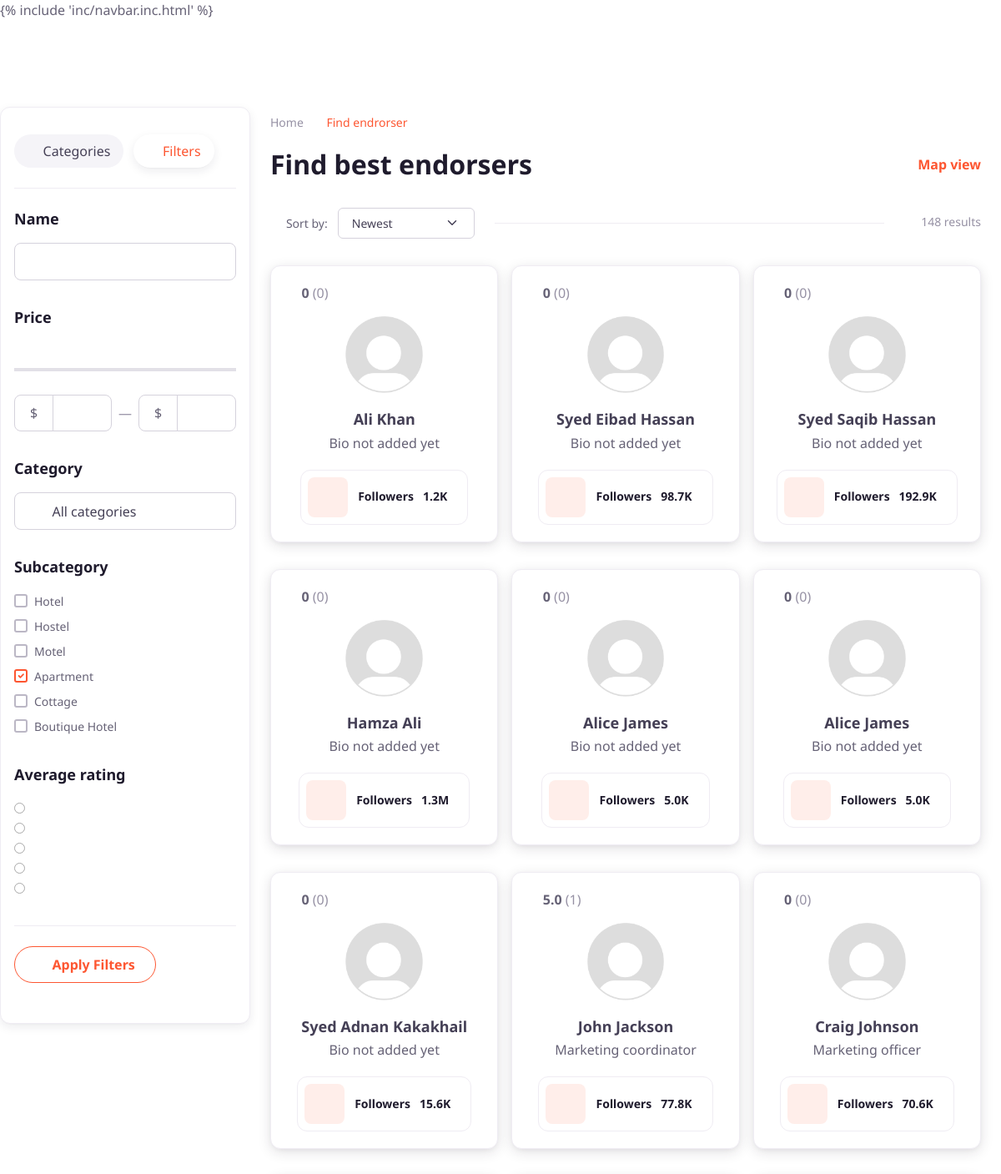
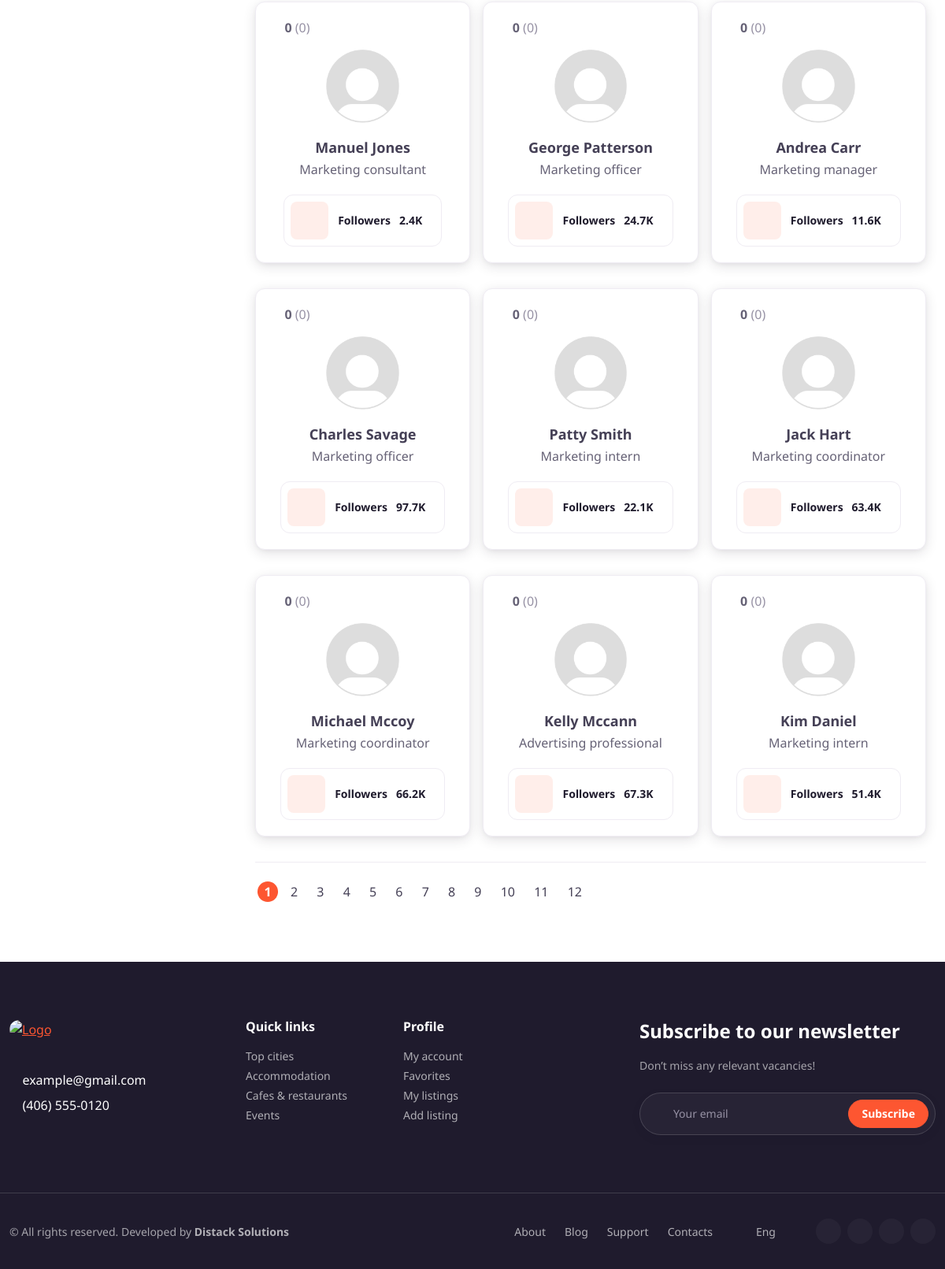
/org/ (signed in), run on the app's committed database (2 pictures, top to bottom).
### endorsers/models.py (models this page shows, shortened)
class Endorser(CreatedCommon):
    tagline     = models.CharField(max_length=255)
    description = models.TextField(null=True, blank=True)
    bio         = models.CharField(max_length=200, null=True, blank=True)
    followers   = models.IntegerField(default=0)
    interests   = models.TextField(null = True, blank = True)
    location    = models.OneToOneField(Location, on_delete=models.SET_NULL, null=True, blank=True)
    social_media = models.OneToOneField(SocialMedia, on_delete=models.SET_NULL, null=True, blank=True)
    price = models.IntegerField(null=True, blank=True)
    rating = models.IntegerField(null=True, blank=True)
    def getFollowers(self):
        if self.followers < 1000:
            return str(self.followers)
        elif self.followers < 1000000:
            return '{:.1f}K'.format(self.followers / 1000)
        else:
            return '{:.1f}M'.format(self.followers / 1000000)

### authentication/models.py (models this page shows, shortened)
class User(AbstractUser):
    username = None
    USERNAME_FIELD = "email"
    REQUIRED_FIELDS = []
    phone           = PhoneNumberField(null=True, blank=True)
    bio             = models.TextField(null=True, blank=True)
    email           = models.EmailField(unique=True)
    profile_pic     = models.ImageField(upload_to="profile_pics", default="profile_pics/default.png")
    is_staff_member = models.OneToOneField("organizations.Staff", on_delete=models.SET_NULL, null=True, blank=True, related_name="staff_member_object")
    is_organization = models.OneToOneField("organizations.Organization", on_delete=models.SET_NULL, null=True, blank=True, related_name="organization_object")
    is_endorser     = models.OneToOneField("endorsers.Endorser", on_delete=models.SET_NULL, null=True, blank=True, related_name="endorser_object")
    mode            = models.CharField(max_length=15, choices=[("endorser", "Endorser"), ("organization", "Organization")], default="organization")
    refer_id        = models.CharField(null=True, blank=True, max_length=8)
    def getFullName(self):
        return f"{self.first_name} {self.last_name}"
    def getReviews(self, type):
        all_reviews = Review.objects.filter(created_for=self, type=type)
        count = all_reviews.count()
        average = 0
        if count > 0:
            total_aggr = all_reviews.aggregate(Avg("star"))
            average = round(total_aggr["star__avg"], 1)
        return {"list": all_reviews, "count": count, "average": average}
    def getEndorserReviews(self):
        return self.getReviews("endorser")

### organizations/views.py (the view, shortened to what this page needs)
# urls.py: path('', home_view, name="home"),
@login_required
def home_view(request):
    all_endorsers = Endorser.objects.all()
    paginator = Paginator(all_endorsers, 18)
    page = 1
    page_1 = request.GET.get("page")
    page_numbers = paginator.page_range
    if page_1 and page_1.isdigit():
        all_endorsers = paginator.get_page(page_1)
        page = int(page_1)
    else:
        all_endorsers = paginator.get_page(1)
    context = {
        "all_endorsers": all_endorsers,
        "page_numbers": page_numbers,
        "page": page,
    }
    return render(request, "org_home.html", context)

### organizations/templates/org_home.html (shortened to what this page needs)
{% extends 'inc/base.html' %}
{% block content %}
<div class="container mt-5 pt-5 p-0">
  <div class="row g-0 mt-n3">
    <aside style="height: fit-content;" class="col-lg-4 mt-4 col-xl-3 border-top-lg border-end-lg card shadow-sm px-2 px-xl-3 px-xxl-4 pt-lg-2">
      <div class="offcanvas-lg offcanvas-start" id="filters-sidebar">
        <div class="offcanvas-header d-block border-bottom py-lg-4 py-3 px-lg-0">
          <ul class="nav nav-pills" role="tablist">
            <li class="nav-item"><a class="nav-link d-flex align-items-center" href="#categories" data-bs-toggle="tab" role="tab"><i class="fi-list me-2"></i>Categories</a></li>
            <li class="nav-item"><a class="nav-link d-flex align-items-center active" href="#filters" data-bs-toggle="tab" role="tab"><i class="fi-filter-alt-horizontal me-2"></i>Filters</a></li>
          </ul>
        </div>
        <div class="offcanvas-body py-lg-4">
          <div class="tab-content">
              <div class="tab-pane fade show active" id="filters" role="tabpanel">
                <form action="{% url 'org:home' %}" method="POST">
                  <div class="pb-4 mb-2">
                    <h3 class="h6">Name</h3>
                    <input
                      class="form-control"
                      type="text"
                      name="name"
                    />
                  </div>
                  <div class="pb-4 mb-2">
                    <h3 class="h6">Price</h3>
                    <div class="range-slider" data-start-min="300" data-start-max="700" data-min="50" data-max="3000" data-step="5">
                      <div class="range-slider-ui"></div>
                      <div class="d-flex align-items-center">
                        <div class="w-50 pe-2">
                          <div class="input-group"><span class="input-group-text fs-base">$</span>
                            <input class="form-control range-slider-value-min" type="number" name="lower_price">
                          </div>
                        </div>
                        <div class="text-muted">&mdash;</div>
                        <div class="w-50 ps-2">
                          <div class="input-group"><span class="input-group-text fs-base">$</span>
                            <input class="form-control range-slider-value-max" type="number" name="upper_price">
                          </div>
                        </div>
                      </div>
                    </div>
                  </div>
                  <div class="pb-4 mb-2">
                    <h3 class="h6">Category</h3>
                    <div class="dropdown mb-sm-0 mb-3" data-bs-toggle="select">
                      <button class="btn btn-outline-secondary d-flex align-items-center w-100 px-4 fw-normal text-start dropdown-toggle" type="button" data-bs-toggle="dropdown"><i class="fi-list me-2 text-muted"></i><span class="dropdown-toggle-label d-block w-100">All categories</span></button>
                    </div>
                  </div>
                  <div class="pb-4 mb-2">
                    <h3 class="h6">Subcategory</h3>
                    <div class="overflow-auto" data-simplebar data-simplebar-auto-hide="false" style="height: 11rem;">
                      <div class="form-check">
                        <input class="form-check-input" type="checkbox" id="hotel">
                        <label class="form-check-label fs-sm" for="hotel">Hotel</label>
                      </div>
                      <div class="form-check">
                        <input class="form-check-input" type="checkbox" id="hostel">
                        <label class="form-check-label fs-sm" for="hostel">Hostel</label>
                      </div>
                      <div class="form-check">
                        <input class="form-check-input" type="checkbox" id="motel">
                        <label class="form-check-label fs-sm" for="motel">Motel</label>
                      </div>
                      <div class="form-check">
                        <input class="form-check-input" type="checkbox" id="apartment" checked>
                        <label class="form-check-label fs-sm" for="apartment">Apartment</label>
                      </div>
                      <div class="form-check">
                        <input class="form-check-input" type="checkbox" id="cottage">
                        <label class="form-check-label fs-sm" for="cottage">Cottage</label>
                      </div>
                      <div class="form-check">
                        <input class="form-check-input" type="checkbox" id="boutique-hotel">
                        <label class="form-check-label fs-sm" for="boutique-hotel">Boutique Hotel</label>
                      </div>
                    </div>
                  </div>
                  <div class="pb-4 mb-2">
                    <h3 class="h6">Average rating</h3>
                    <div class="form-radio">
                      <input class="form-radio-input" type="radio" id="5-star" name="rating" value="5">
                      <label class="form-radio-label fs-sm align-middle mt-n2" for="5-star">
                      <span class="star-rating"><i class="star-rating-icon fi-star-filled active"></i><i class="star-rating-icon fi-star-filled active"></i><i class="star-rating-icon fi-star-filled active"></i><i class="star-rating-icon fi-star-filled active"></i><i class="star-rating-icon fi-star-filled active"></i></span>
                      </label>
                    </div>
                    <div class="form-radio">
                      <input class="form-radio-input" type="radio" id="4-star" name="rating" value="4">
                      <label class="form-radio-label fs-sm align-middle mt-n2" for="4-star"><span class="star-rating"><i class="star-rating-icon fi-star-filled active"></i><i class="star-rating-icon fi-star-filled active"></i><i class="star-rating-icon fi-star-filled active"></i><i class="star-rating-icon fi-star-filled active"></i><i class="star-rating-icon fi-star"></i></span>
                      </label>
                    </div>
                    <div class="form-radio">
                      <input class="form-radio-input" type="radio" id="3-star" name="rating" value="3">
                      <label class="form-radio-label fs-sm align-middle mt-n2" for="3-star"><span class="star-rating"><i class="star-rating-icon fi-star-filled active"></i><i class="star-rating-icon fi-star-filled active"></i><i class="star-rating-icon fi-star-filled active"></i><i class="star-rating-icon fi-star"></i><i class="star-rating-icon fi-star"></i></span>
                      </label>
                    </div>
                    <div class="form-radio">
                      <input class="form-radio-input" type="radio" id="2-star" name="rating" value="2">
                      <label class="form-radio-label fs-sm align-middle mt-n2" for="2-star"><span class="star-rating"><i class="star-rating-icon fi-star-filled active"></i><i class="star-rating-icon fi-star-filled active"></i><i class="star-rating-icon fi-star"></i><i class="star-rating-icon fi-star"></i><i class="star-rating-icon fi-star"></i></span>
                      </label>
                    </div>
                    <div class="form-radio">
                      <input class="form-radio-input" type="radio" id="1-star" name="rating" value="1">
                      <label class="form-radio-label fs-sm align-middle mt-n2" for="1-star"><span class="star-rating"><i class="star-rating-icon fi-star-filled active"></i><i class="star-rating-icon fi-star"></i><i class="star-rating-icon fi-star"></i><i class="star-rating-icon fi-star"></i><i class="star-rating-icon fi-star"></i></span>
                      </label>
                    </div>
                  </div>
                  <div class="border-top py-4">
                    <button class="btn btn-outline-primary rounded-pill" type="submit"><i class="fi-filter me-2"></i>Apply Filters</button>
                  </div>
                </form>
              </div>
          </div>
        </div>
      </div>
    </aside>
    <div class="col-lg-8 col-xl-9 position-relative overflow-hidden pb-5 pt-4 px-3 px-xl-4 px-xxl-5">
      <nav class="mb-3 pt-md-2" aria-label="Breadcrumb">
        <ol class="breadcrumb">
          <li class="breadcrumb-item"><a href="city-guide-home-v1.html">Home</a></li>
          <li class="breadcrumb-item active" aria-current="page">Find endrorser</li>
        </ol>
      </nav>
      <div class="d-sm-flex align-items-center justify-content-between pb-3 pb-sm-4">
        <h1 class="h2 mb-sm-0">Find best endorsers</h1><a class="d-inline-block fw-bold text-decoration-none py-1" href="#" data-bs-toggle-class="invisible" data-bs-target="#map"><i class="fi-map me-2"></i>Map view</a>
      </div>
      <div class="d-flex flex-sm-row flex-column align-items-sm-center align-items-stretch my-2">
        <div class="d-flex align-items-center flex-shrink-0">
          <label class="fs-sm me-2 pe-1 text-nowrap" for="sortby"><i class="fi-arrows-sort text-muted mt-n1 me-2"></i>Sort by:</label>
          <select class="form-select form-select-sm" id="sortby">
            <option>Newest</option>
          </select>
        </div>
        <hr class="d-none d-sm-block w-100 mx-4">
        <div class="d-none d-sm-flex align-items-center flex-shrink-0 text-muted"><i class="fi-check-circle me-2"></i><span class="fs-sm mt-n1">148 results</span></div>
      </div>
      <div class="row row-cols-xl-3 row-cols-sm-2 row-cols-1 gy-4 gx-3 gx-xxl-4 py-4">
        {% for endorser in all_endorsers %}
          <div class="col pb-sm-2">
              <div class="card text-left shadow">
                <div class="card-body">
                  <div>
                      {% with reviews=endorser.created_by.getEndorserReviews %}
                        <i class="fi-star-filled mt-n1 me-1 fs-base text-warning align-middle"></i><b>{{ reviews.average }}</b><span class="text-muted">&nbsp;({{ reviews.count }})</span>
                      {% endwith %}
                  </div>
                  <button class="btn btn-icon btn-light-primary btn-xs text-primary rounded-circle position-absolute top-0 end-0 m-3 zindex-5" type="button" data-bs-toggle="tooltip" data-bs-placement="left" title="Add to Favorites">
                      <i class="fi-heart"></i>
                  </button>
                  <div class="text-center align-center">
                      <img class="rounded-3 my-3" style="width: 40%;" src="{{endorser.created_by.profile_pic.url}}" alt="Article img">
                      <h3 class="my-1 fs-lg"><a class="nav-link stretched-link" href="{% url 'org:single-endorser' endorser.id %}">{{ endorser.created_by.getFullName }}</a></h3>
                      <p class="card-text">
                        {% if endorser.bio %}
                          {{ endorser.bio }}
                        {% else %}
                          Bio not added yet
                        {% endif %}
                      </p>
                      <div class="d-flex align-items-center justify-content-center">
                          <div class="icon-box border card flex-row align-items-center card-hover py-2 ps-2 pe-4">
                              <div class="icon-box-media border-dark bg-faded-primary text-primary me-2" style="font-size: 18px;">
                                <i class="fi-users"></i>
                              </div>
                              <h3 class="icon-box-title fs-sm ps-1 mb-0">Followers &nbsp; {{ endorser.getFollowers }}</h3>
                          </div>
                      </div>
                  </div>
                </div>
              </div>
          </div>
        {% endfor %}
      </div>
      <nav class="border-top pb-md-4 pt-4" aria-label="Pagination">
        <ul class="pagination mb-1">
          {% for page_number in page_numbers %}
            {% if all_endorsers.number == page_number %}
              <li class="page-item d-none d-sm-block active text-primary">
                <span class="page-link">
                  {{ page_number }}
                </span>
              </li>
            {% else %}
              <li class="page-item d-none d-sm-block"><a class="page-link" href="{% url 'org:home' %}?page={{ page_number }}">{{ page_number }}</a></li>
            {% endif %}
          {% endfor %}
        </ul>
      </nav>
    </div>
  </div>
</div>
{% endblock content %}

### organizations/templates/inc/base.html (style rules this page uses)
input[type="radio"] { -webkit-appearance: none; width: 13px; height: 13px; border: 1px solid darkgray; border-radius: 50%; outline: none; }
input[type="radio"]:before { content: ""; display: block; width: 60%; height: 60%; margin: 20% auto; border-radius: 50%; }

### data on the page
Endorser: created_by.getEndorserReviews.average "0", created_by.getEndorserReviews.count "0", created_by.profile_pic (placeholder picture), created_by.getFullName "Ali Khan", shows "Bio not added yet", getFollowers "1.2K"
Endorser: created_by.getEndorserReviews.average "0", created_by.getEndorserReviews.count "0", created_by.profile_pic (placeholder picture), created_by.getFullName "Syed Eibad Hassan", shows "Bio not added yet", getFollowers "98.7K"
Endorser: created_by.getEndorserReviews.average "0", created_by.getEndorserReviews.count "0", created_by.profile_pic (placeholder picture), created_by.getFullName "Syed Saqib Hassan", shows "Bio not added yet", getFollowers "192.9K"
Endorser: created_by.getEndorserReviews.average "0", created_by.getEndorserReviews.count "0", created_by.profile_pic (placeholder picture), created_by.getFullName "Hamza Ali", bio "Bio not added yet", getFollowers "1.3M"
Endorser: created_by.getEndorserReviews.average "0", created_by.getEndorserReviews.count "0", created_by.profile_pic (placeholder picture), created_by.getFullName "Alice James", shows "Bio not added yet", getFollowers "5.0K"
Endorser: created_by.getEndorserReviews.average "0", created_by.getEndorserReviews.count "0", created_by.profile_pic (placeholder picture), created_by.getFullName "Alice James", shows "Bio not added yet", getFollowers "5.0K"
Endorser: created_by.getEndorserReviews.average "0", created_by.getEndorserReviews.count "0", created_by.profile_pic (placeholder picture), created_by.getFullName "Syed Adnan Kakakhail", shows "Bio not added yet", getFollowers "15.6K"
Endorser: created_by.getEndorserReviews.average "5.0", created_by.getEndorserReviews.count "1", created_by.profile_pic (placeholder picture), created_by.getFullName "John Jackson", bio "Marketing coordinator", getFollowers "77.8K"
Endorser: created_by.getEndorserReviews.average "0", created_by.getEndorserReviews.count "0", created_by.profile_pic (placeholder picture), created_by.getFullName "Craig Johnson", bio "Marketing officer", getFollowers "70.6K"
Endorser: created_by.getEndorserReviews.average "0", created_by.getEndorserReviews.count "0", created_by.profile_pic (placeholder picture), created_by.getFullName "Manuel Jones", bio "Marketing consultant", getFollowers "2.4K"
Endorser: created_by.getEndorserReviews.average "0", created_by.getEndorserReviews.count "0", created_by.profile_pic (placeholder picture), created_by.getFullName "George Patterson", bio "Marketing officer", getFollowers "24.7K"
Endorser: created_by.getEndorserReviews.average "0", created_by.getEndorserReviews.count "0", created_by.profile_pic (placeholder picture), created_by.getFullName "Andrea Carr", bio "Marketing manager", getFollowers "11.6K"
Endorser: created_by.getEndorserReviews.average "0", created_by.getEndorserReviews.count "0", created_by.profile_pic (placeholder picture), created_by.getFullName "Charles Savage", bio "Marketing officer", getFollowers "97.7K"
Endorser: created_by.getEndorserReviews.average "0", created_by.getEndorserReviews.count "0", created_by.profile_pic (placeholder picture), created_by.getFullName "Patty Smith", bio "Marketing intern", getFollowers "22.1K"
Endorser: created_by.getEndorserReviews.average "0", created_by.getEndorserReviews.count "0", created_by.profile_pic (placeholder picture), created_by.getFullName "Jack Hart", bio "Marketing coordinator", getFollowers "63.4K"
Endorser: created_by.getEndorserReviews.average "0", created_by.getEndorserReviews.count "0", created_by.profile_pic (placeholder picture), created_by.getFullName "Michael Mccoy", bio "Marketing coordinator", getFollowers "66.2K"
Endorser: created_by.getEndorserReviews.average "0", created_by.getEndorserReviews.count "0", created_by.profile_pic (placeholder picture), created_by.getFullName "Kelly Mccann", bio "Advertising professional", getFollowers "67.3K"
Endorser: created_by.getEndorserReviews.average "0", created_by.getEndorserReviews.count "0", created_by.profile_pic (placeholder picture), created_by.getFullName "Kim Daniel", bio "Marketing intern", getFollowers "51.4K"

### other printed values
{{ page_number }} "1"
{{ page_number }} "2" "3" "4" "5" "6" "7" "8" "9" "10" "11" "12"
